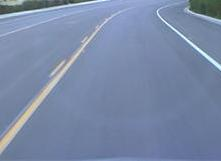
#> input picture test_images/Figure1a.jpg, 221 x 161 px
$ python lane_detection_test.py
#> lines starting #> are read from the running program, lines starting #| are printed output that depends on the picture; after the words box and inside, x2 and y2 are one past the last pixel; in counts of white or black regions, pixels touching at a corner belong together
import numpy as np
import cv2
from matplotlib import pyplot as plt

# Creating subplot sub-routine
def create_subplot(image_list,figure_number=1):
    a = image_list[0]
    b = image_list[1]
    c = image_list[2]
    d = image_list[3]
    plt.figure(figure_number)
    plt.subplot(221),plt.imshow(a),plt.title('a')
    plt.subplot(222),plt.imshow(b),plt.title('b')
    plt.subplot(223),plt.imshow(c),plt.title('c')
    plt.subplot(224),plt.imshow(d),plt.title('d')
    plt.show()


# Importing the images
a = cv2.imread('test_images/Figure1a.jpg')
#> a is the input picture: shape (161, 221, 3); mean B, G, R 167, 137.2, 121.5
b = cv2.imread('test_images/Figure1b.jpg')
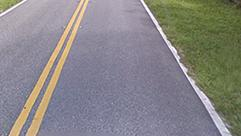
#> input picture test_images/Figure1b.jpg, 241 x 136 px
#> b is the input picture: shape (136, 241, 3); mean B, G, R 134.2, 133.4, 135.6
c = cv2.imread('test_images/Figure1c.jpg')
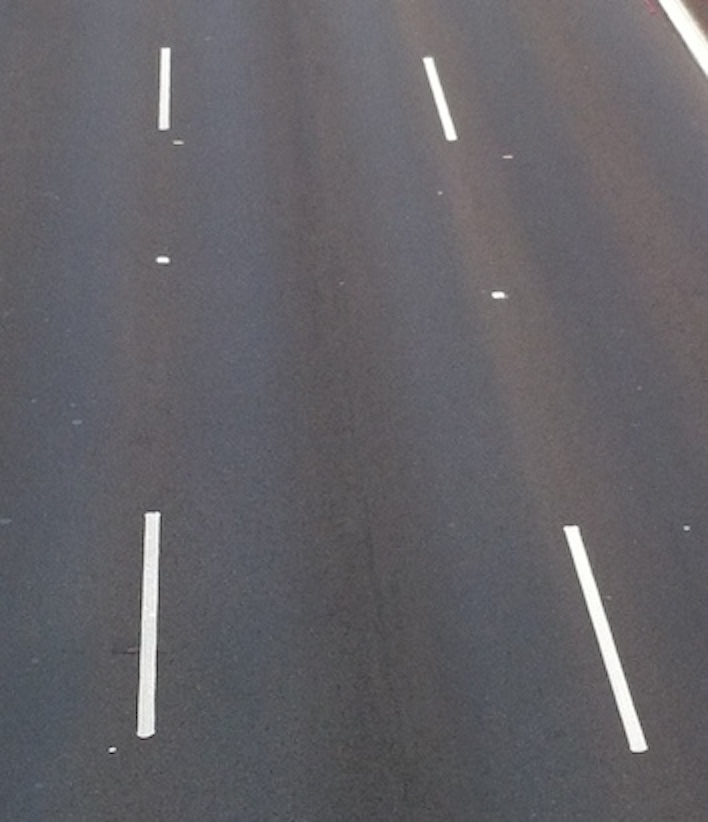
#> input picture test_images/Figure1c.jpg, 708 x 822 px
#> c is the input picture: shape (822, 708, 3); mean B, G, R 103.5, 98.6, 100.3
d = cv2.imread('test_images/Figure1d.jpg')
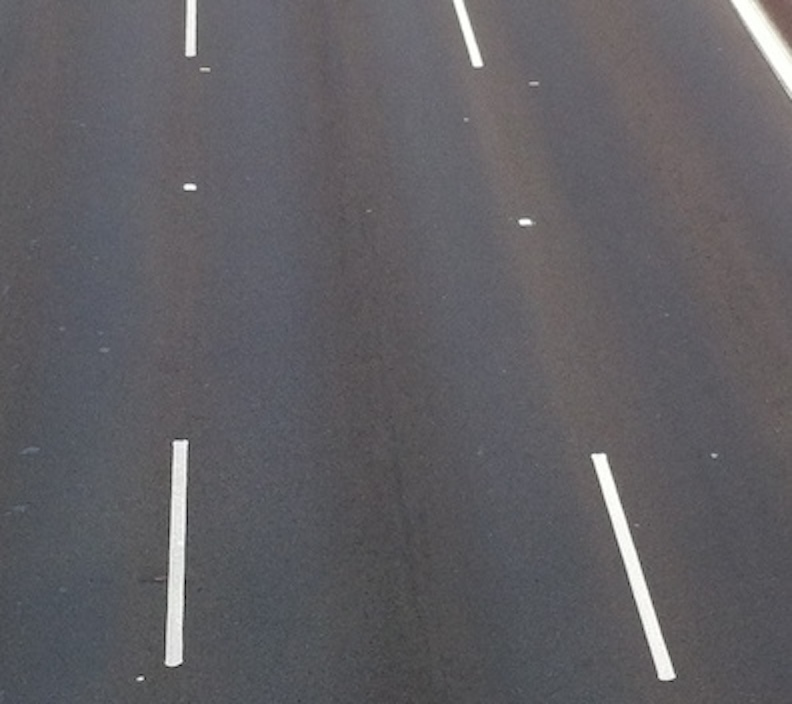
#> input picture test_images/Figure1d.jpg, 792 x 704 px
#> d is the input picture: shape (704, 792, 3); mean B, G, R 99.4, 95.1, 96.7
images = [a,b,c,d]
create_subplot(images)

# Free memory
a = 0
b = 0
c = 0
d = 0

grey_images = []
bw_images = []
dilate_images = []
thin_images = []
lane_images = []
p1 = []
p2 = []

for image in images:
    image = cv2.cvtColor(image, cv2.COLOR_BGR2GRAY)
    grey_images.append(image)
#> this loop made 4 passes
#> after the loop, grey_images = 4 items
create_subplot(grey_images)

for grey_image in grey_images:
    _,bw_image = cv2.threshold(grey_image,200,255,cv2.THRESH_BINARY)
    bw_images.append(bw_image)
#> this loop made 4 passes
#> pass 1, `_,bw_image = cv2.threshold(grey_image,200,255,cv2.THRESH_BINARY)`:
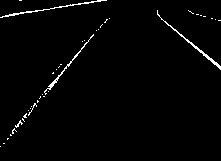
#> bw_image: shape (161, 221); 1.7% white in thin lines or dots
#> after the loop, bw_images = 4 items
create_subplot(bw_images)
#> in create_subplot (call 3), `d = image_list[3]`: d: shape (704, 792); 1.7% white; 8 white regions (1 under 20 px), largest, box (x1, y1, x2, y2) and area: (592, 454, 675, 680) 3162, (166, 440, 188, 666) 3057, (732, 0, 792, 98) 1874

kernel1 = cv2.getStructuringElement(cv2.MORPH_ELLIPSE, (5,5))
for bw_image in bw_images:
    dilate_image = cv2.dilate(bw_image,kernel1,iterations = 1)
    dilate_images.append(dilate_image)
#> after the loop, dilate_images = 4 items
create_subplot(dilate_images)
#> in create_subplot (call 4), `d = image_list[3]`: d: shape (704, 792); 2.3% white; 8 white regions, largest, box (x1, y1, x2, y2) and area: (590, 452, 677, 682) 4261, (164, 438, 190, 668) 4036, (730, 0, 792, 100) 2291

# Free memory
bw_images = []
grey_images = []
grey_image = 0
bw_image = 0

kernel2 = cv2.getStructuringElement(cv2.MORPH_ELLIPSE, (2,2))
for dilate_image in dilate_images:
    thin_image = cv2.erode(dilate_image,kernel2,iterations = 2)
    thin_images.append(thin_image)
#> this loop made 4 passes
#> pass 3, `thin_image = cv2.erode(dilate_image,kernel2,iterations = 2)`:
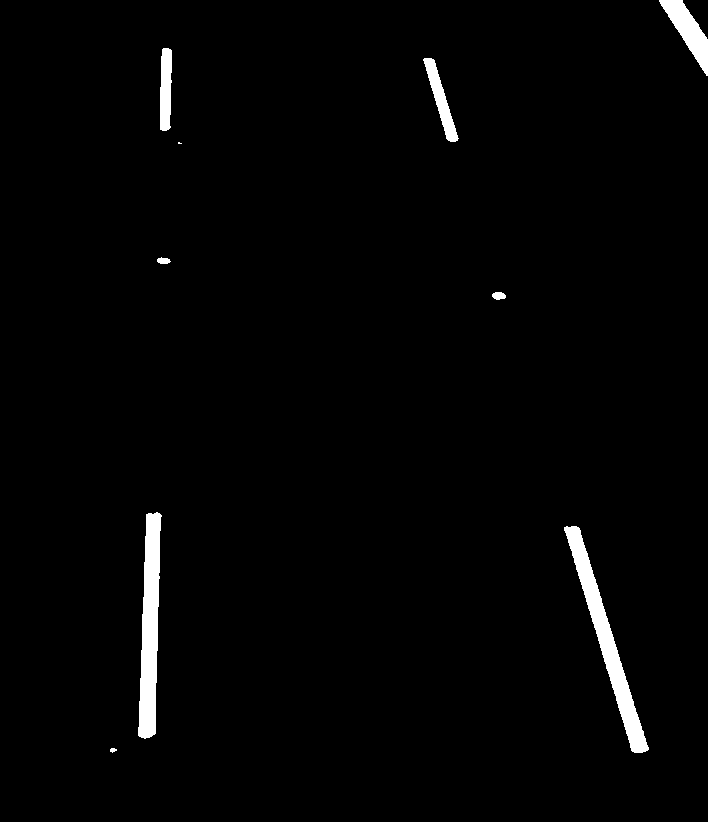
#> thin_image: shape (822, 708); 1.8% white; 9 white regions (1 under 20 px), largest, box (x1, y1, x2, y2) and area: (564, 526, 649, 753) 3666, (138, 512, 162, 739) 3555, (659, 0, 708, 76) 1432
#> after the loop, thin_images = 4 items
create_subplot(thin_images)
#> in create_subplot (call 5), `d = image_list[3]`:
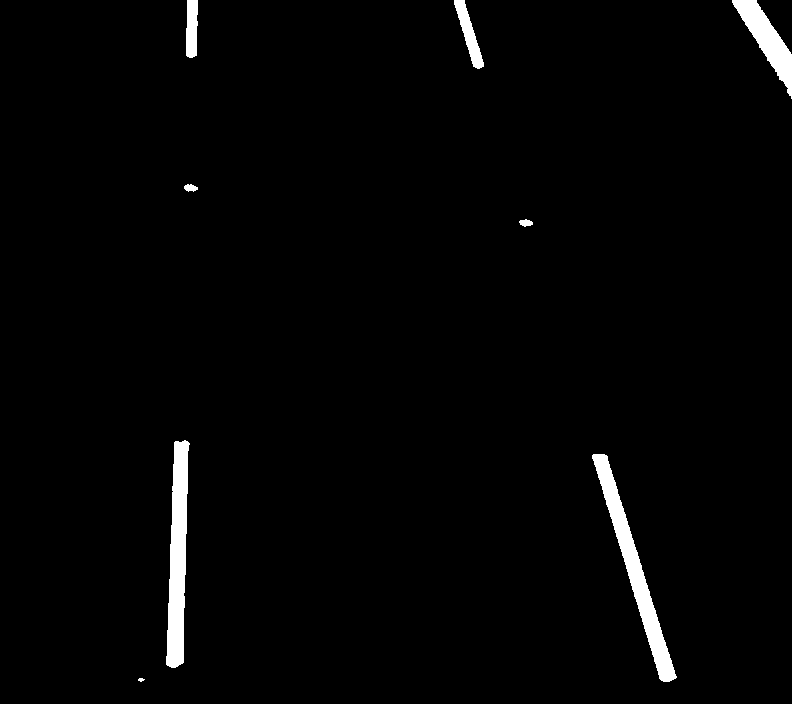
#> d: shape (704, 792); 1.9% white; 8 white regions (1 under 20 px), largest, box (x1, y1, x2, y2) and area: (592, 454, 677, 682) 3634, (166, 440, 190, 668) 3547, (732, 0, 792, 99) 2022


#Hough transforms
i = 0
for thin_image in thin_images:
    lines = cv2.HoughLinesP(thin_image,
                            rho = 5,
                            theta = np.pi/90,
                            threshold = 40,
                            lines=np.array([]),
                            minLineLength = 10,
                            maxLineGap = 1000)
    for j in range(0,2):
        for x1,y1,x2,y2 in lines[j]:
            cv2.line(images[i],(x1,y1),(x2,y2),(0,255,0),5)
            p1.append((x1,y1))
            p2.append((x2,y2))
    pp1 = (int(p1[0][0] - (p1[0][0] - p2[1][0])/2), p1[0][1])
    pp2 = (int(p2[0][0] - (p2[0][0] - p1[1][0])/2), p2[0][1])
    cv2.line(images[i],pp1,pp2,(255,0,0),5)
    lane_images.append(images[i])
    i += 1
    p1 = []
    p2 =[]
#> this loop made 4 passes
#> (pp1, pp2) on passes 1 to 4: ((111, 147), (133, 19)), ((114, 0), (117, 135)), ((387, 737), (299, 48)), ((358, 220), (421, 680))
#> after the loop, i = 4; lane_images = 4 items
create_subplot(lane_images)
#> in create_subplot (call 6), `d = image_list[3]`:
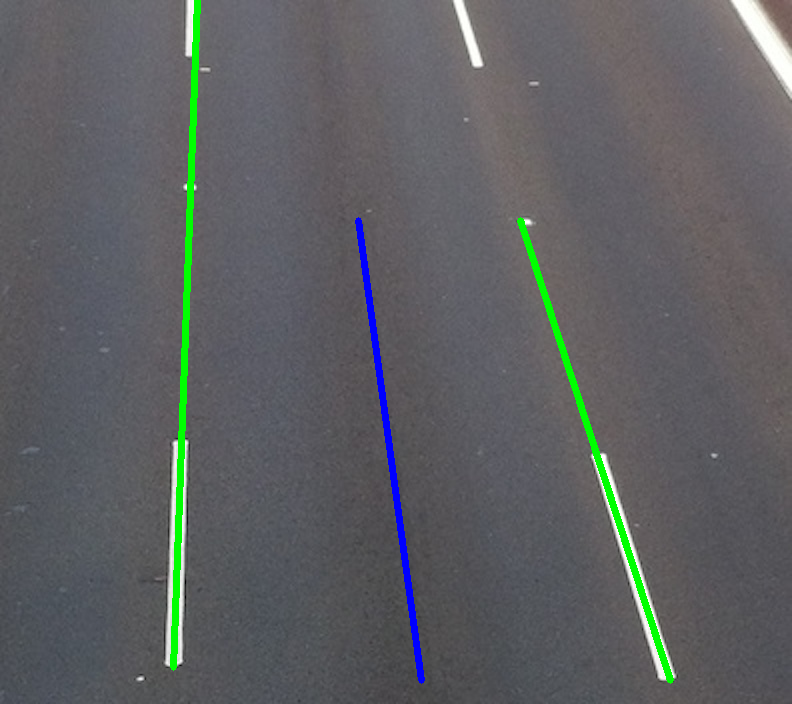
#> d: shape (704, 792, 3); mean B, G, R 98.1, 96, 93.9
